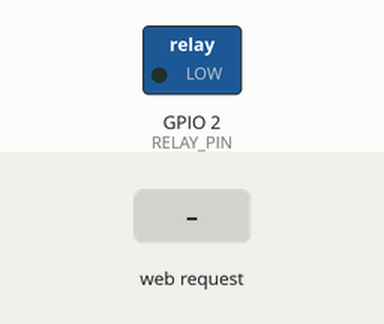
This sketch was run on a simulated ESP8266 (NodeMCU). On the bench: switched loads named in the sketch (green lamp = pin HIGH). The test bench sets the inputs (shaded band). WiFi joins after 1.5 s; servers stay silent unless stated.

Above: at 2.7 s.
2.8 s: HTTP request GET /?switch=1&ap=1&sta=1 received
At 3.4 s:
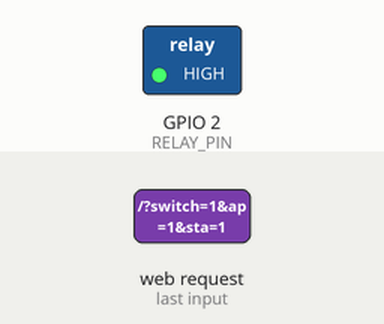
Timing chart, 0 to 5.8 s (numbered marks = the images above; inputs shaded):
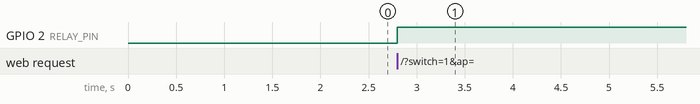

Measured:
- after the input at 2.8 s, GPIO 2 (RELAY_PIN): LOW → HIGH at once

The sketch:

internet-of-thing.ino
```cpp
// (licence header left out)
//=============================================================================
// INCLUDES
//=============================================================================


#include <ESP8266WiFi.h>
#include <ESP8266WebServer.h>


//=============================================================================
// DEFINES
//=============================================================================


// Define used GPIO pins
#define RELAY_PIN 2


//=============================================================================
// GLOBALS
//=============================================================================


// Base name of the device
String device_name = "Switch";

// Create webserver object
ESP8266WebServer server(80);

// Stores current state of relay
uint8_t switch_on = 0;


//=============================================================================
// SETUP
//=============================================================================


void setup() {

	// Setup and init GPIO pins
	pinMode(RELAY_PIN, OUTPUT);
	digitalWrite(RELAY_PIN, LOW);

	// Build unique device name from base name
	// and the last 6 chars of the mac address
	String s = WiFi.macAddress();
	s.replace(":", "");
	device_name += "-"+s.substring(6);

	// Setup and start the webserver
	server.on("/", serve_root);
	server.on("/style.css", serve_style_css);
	server.on("/normalize.css", serve_normalize_css);
	server.begin();

	// Enable the device-created access point
	// with no password, aka open network
	WiFi.softAP(device_name.c_str());

	// Attempt to reconnect to the last-known wireless network
	// SSID and password are stored in non-volatile memory
	sta_connect("", "");
}


//=============================================================================
// MAIN LOOP
//=============================================================================


void loop() {

	// Process any pending webserver actions
	server.handleClient();
}


//=============================================================================
// FUNCTIONS
//=============================================================================


// Attempt to connect to the specified wireless network
// If ssid is empty then fall back to whatever was used last
// If unable to connect then disable STA (client) mode entirely
void sta_connect(String ssid, String password) {
	if(!ssid) WiFi.begin();
	else WiFi.begin(ssid.c_str(), password.c_str());
	if(WiFi.waitForConnectResult() != WL_CONNECTED) WiFi.disconnect(true);
}


// Convert an IPAddress object (array) into a printable string
String ip_to_s(IPAddress a) {
    char s[16];
    sprintf(s, "%u.%u.%u.%u", a[0], a[1], a[2], a[3]);
    return String(s);
}


// Serve the primary HTML needed for the web interface
// Begin by parsing and acting on any POST data from user interaction
void serve_root() {

	// Turn the relay on or off
	if(server.arg("switch") == "1") {
		digitalWrite(RELAY_PIN, HIGH);
		switch_on = 1;
	} else if(server.arg("switch") == "0") {
		digitalWrite(RELAY_PIN, LOW);
		switch_on = 0;
	}

	// Enable or disable either of the two wireless networking modes
	else if(server.arg("ap") == "1") WiFi.softAP(device_name.c_str());
	else if(server.arg("ap") == "0") WiFi.softAPdisconnect(true);
	else if(server.arg("sta") == "1") sta_connect(server.arg("ssid"), server.arg("password"));
	else if(server.arg("sta") == "0") WiFi.disconnect(true);

	// Get and store info about the current config
	String ssid = WiFi.SSID();
	String password = WiFi.psk();
	String soft = ip_to_s(WiFi.softAPIP());
	String local = ip_to_s(WiFi.localIP());
	String gateway = ip_to_s(WiFi.gatewayIP());

	// Assemble HTML into one big string
	String s =
		"<!DOCTYPE html>\n"
		"<html>\n"
		"\t<head>\n"
		"\t\t<title>"+device_name+"</title>\n"
		"\t\t<meta name='viewport' content='width=device-width'>\n"
		"\t\t<link rel='stylesheet' type='text/css' href='style.css'>\n"
		"\t</head>\n"
		"\t<body>\n"
		"\t\t<form action='/' method='post'>\n"
		"\t\t\t<table>\n"
		"\t\t\t\t<tr><th colspan='2'>"+device_name+"</th></tr>\n";
	if(switch_on) s += // Relay is ON
		"\t\t\t\t<tr><th colspan='2' class='on'>On</th></tr>\n"
		"\t\t\t\t<tr><th colspan='2'><button name='switch' value='0'>Turn Off</button></th></tr>\n";
	else s += // Relay is OFF
		"\t\t\t\t<tr><th colspan='2' class='off'>Off</th></tr>\n"
		"\t\t\t\t<tr><th colspan='2'><button name='switch' value='1'>Turn On</button></th></tr>\n";
	s +=
		"\t\t\t\t<tr><th colspan='2'><a href='/'>Refresh</a></th></tr>\n"
		"\t\t\t\t<tr><th colspan='2' class='head'>Access Point</th></tr>\n";
	if(WiFi.getMode() & WIFI_AP) s += // AP is ON
		"\t\t\t\t<tr><td class='left'>Enabled</td><td>Yes</td></tr>\n"
		"\t\t\t\t<tr><td class='left'>SSID</td><td>"+device_name+"</td></tr>\n"
		"\t\t\t\t<tr><td class='left'>IP Address</td><td>"+soft+"</td></tr>\n"
		"\t\t\t\t<tr><th colspan='2'><button name='ap' value='0'>Disable</button></th></tr>\n";
	else s += // AP is OFF
		"\t\t\t\t<tr><td class='left'>Enabled</td><td>No</td></tr>\n"
		"\t\t\t\t<tr><th colspan='2'><button name='ap' value='1'>Enable</button></th></tr>\n";
	s +=
		"\t\t\t\t<tr><th colspan='2' class='head'>Client Mode</th></tr>\n";
	if(WiFi.status() == WL_CONNECTED) s += // STA is connected
		"\t\t\t\t<tr><td class='left'>Status</td><td>Connected</td></tr>\n"
		"\t\t\t\t<tr><td class='left'>SSID</td><td>"+ssid+"</td></tr>\n"
		"\t\t\t\t<tr><td class='left'>Password</td><td>"+password+"</td></tr>\n"
		"\t\t\t\t<tr><td class='left'>IP Address</td><td>"+local+"</td></tr>\n"
		"\t\t\t\t<tr><td class='left'>Gateway</td><td>"+gateway+"</td></tr>\n"
		"\t\t\t\t<tr><th colspan='2'><button name='sta' value='0'>Disconnect</button></th></tr>\n";
	else s += // STA is NOT connected
		"\t\t\t\t<tr><td class='left'>Status</td><td>Disconnected</td></tr>\n"
		"\t\t\t\t<tr><td class='left'>SSID</td><td><input type='text' name='ssid'></td></tr>\n"
		"\t\t\t\t<tr><td class='left'>Password</td><td><input type='text' name='password'></td></tr>\n"
		"\t\t\t\t<tr><th colspan='2'><button name='sta' value='1'>Connect</button></th></tr>\n";
	s +=
		"\t\t\t</table>\n"
		"\t\t</form>\n"
		"\t</body>\n"
		"</html>";

	// Send HTML document to the client
	server.send(200, "text/html", s);
}


// Serve the custom CSS needed for the web interface
void serve_style_css() {

	// Assemble CSS into one big string
	String s =
		"@import 'normalize.css';\n"
		"html{font-family:arial;white-space:nowrap;}\n"
		"body{background:#eee;}\n"
		"table{width:100%;}\n"
		"th,td{border:1px solid #999;padding:10px;font-size:18px;color:#555;background:white;width:50%;}\n"
		"th{font-size:32px;}\n"
		".head{background:#999;color:white;font-size:22px;}\n"
		".left{text-align:right;font-weight:bold;}\n"
		".on{background:#7c7;color:white;}\n"
		".off{background:#c77;color:white;}\n"
		"a,button{text-decoration:none;background:#69f;color:white;padding:4px 8px 3px 8px;border:0;border-radius:8px;display:inline-block;}\n"
		"a:hover,button:hover{background:#47d;}\n"
		"a:active,button:active{background:#25b;}\n"
		"input[type='text']{border:3px solid #69f;border-radius:8px;width:120px;}";

	// Send CSS document to the client
	server.send(200, "text/css", s);
}


// Serve the minified normalize CSS document needed for the web interface
// This script ensures ensures basic consistency between different web browsers
// About: normalize.css v3.0.3 | MIT License | github.com/necolas/normalize.css
// Unmodified from original except for double quote symbols changed to single quotes
void serve_normalize_css() {
	String s = "html{font-family:sans-serif;-ms-text-size-adjust:100%;-webkit-text-size-adjust:100%}body{margin:0}article,aside,details,figcaption,figure,footer,header,hgroup,main,menu,nav,section,summary{display:block}audio,canvas,progress,video{display:inline-block;vertical-align:baseline}audio:not([controls]){display:none;height:0}[hidden],template{display:none}a{background-color:transparent}a:active,a:hover{outline:0}abbr[title]{border-bottom:1px dotted}b,strong{font-weight:bold}dfn{font-style:italic}h1{font-size:2em;margin:.67em 0}mark{background:#ff0;color:#000}small{font-size:80%}sub,sup{font-size:75%;line-height:0;position:relative;vertical-align:baseline}sup{top:-0.5em}sub{bottom:-0.25em}img{border:0}svg:not(:root){overflow:hidden}figure{margin:1em 40px}hr{box-sizing:content-box;height:0}pre{overflow:auto}code,kbd,pre,samp{font-family:monospace,monospace;font-size:1em}button,input,optgroup,select,textarea{color:inherit;font:inherit;margin:0}button{overflow:visible}button,select{text-transform:none}button,html input[type='button'],input[type='reset'],input[type='submit']{-webkit-appearance:button;cursor:pointer}button[disabled],html input[disabled]{cursor:default}button::-moz-focus-inner,input::-moz-focus-inner{border:0;padding:0}input{line-height:normal}input[type='checkbox'],input[type='radio']{box-sizing:border-box;padding:0}input[type='number']::-webkit-inner-spin-button,input[type='number']::-webkit-outer-spin-button{height:auto}input[type='search']{-webkit-appearance:textfield;box-sizing:content-box}input[type='search']::-webkit-search-cancel-button,input[type='search']::-webkit-search-decoration{-webkit-appearance:none}fieldset{border:1px solid silver;margin:0 2px;padding:.35em .625em .75em}legend{border:0;padding:0}textarea{overflow:auto}optgroup{font-weight:bold}table{border-collapse:collapse;border-spacing:0}td,th{padding:0}";
	server.send(200, "text/css", s);
}


// EOF
```
